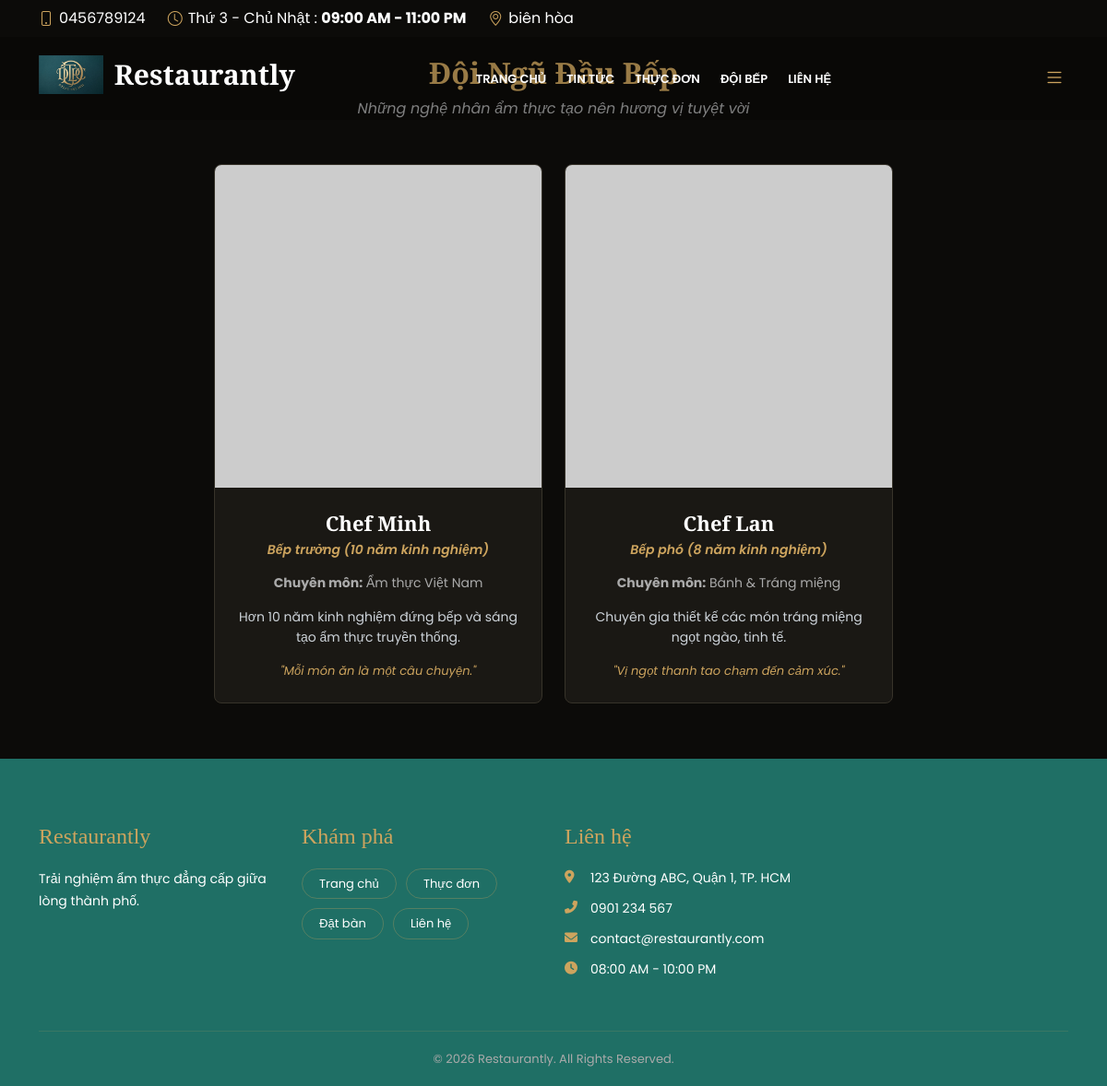
Before: /views/client/chefs.php with the older database file.
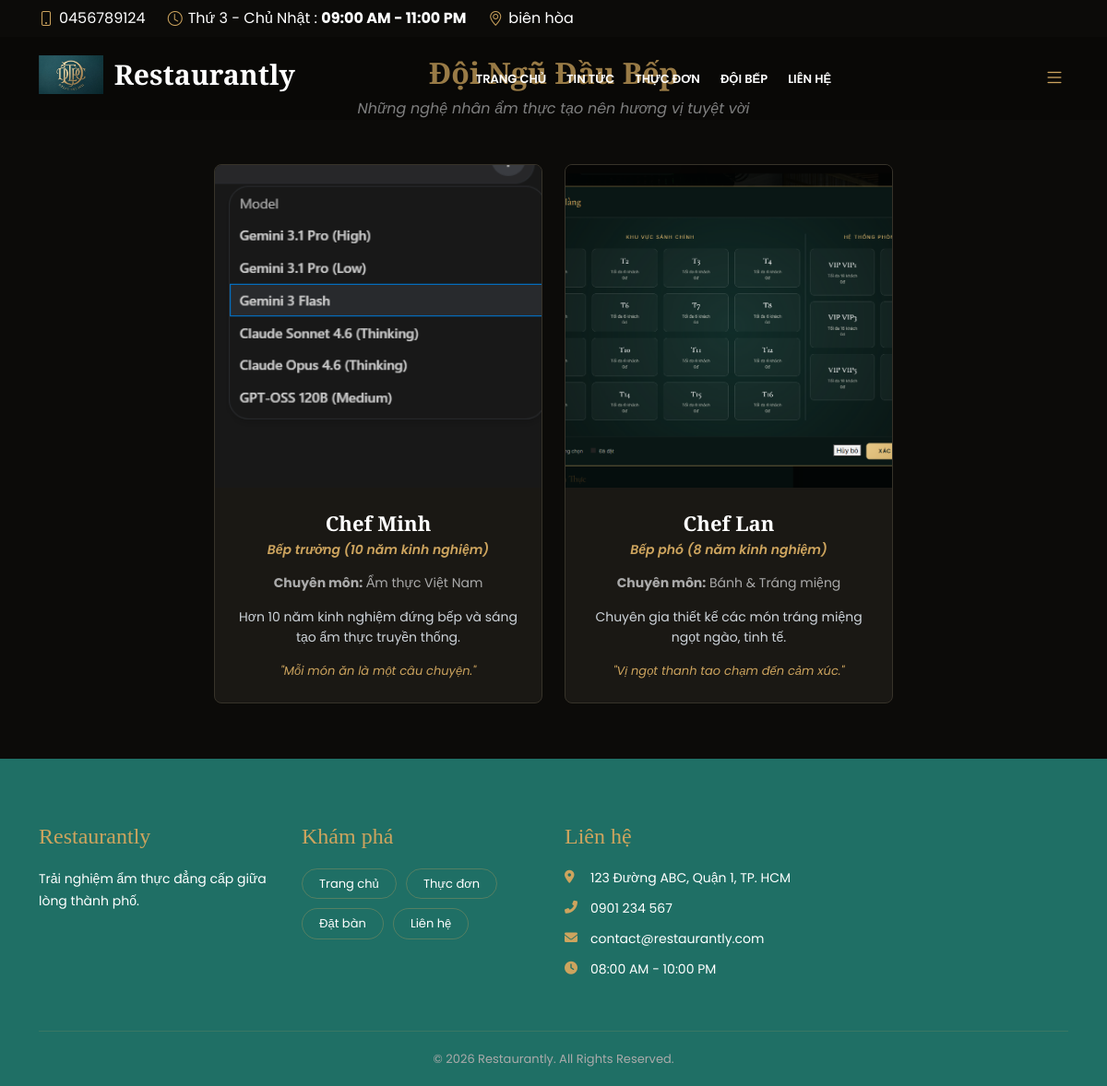
After: the same page with the newer database file.
### tables this page shows
CREATE TABLE `chefs` (
  `id` int(11) NOT NULL,
  `name` varchar(100) DEFAULT NULL,
  `position` varchar(100) DEFAULT NULL,
  `image` varchar(255) DEFAULT NULL,
  `experience` int(11) DEFAULT 0,
  `specialty` varchar(255) DEFAULT NULL,
  `description` text DEFAULT NULL,
  `quote` varchar(255) DEFAULT NULL,
  `facebook` varchar(255) DEFAULT NULL,
  `instagram` varchar(255) DEFAULT NULL,
  `email` varchar(100) DEFAULT NULL,
  `is_active` tinyint(1) NOT NULL DEFAULT 1,
  `is_featured` tinyint(1) NOT NULL DEFAULT 0,
  `sort_order` int(11) DEFAULT 0
);

### views/client/chefs.php (the view, shortened to what this page needs)
<?php
$database = new Database();
$db = $database->getConnection();
$query = "SELECT * FROM chefs
          WHERE is_active = 1
          ORDER BY sort_order ASC, id DESC";
$stmt = $db->prepare($query);
$stmt->execute();
$chefs = $stmt->fetchAll(PDO::FETCH_ASSOC);
include __DIR__ . '/layouts/header.php';
?>
<section class="chefs-page-bg">
    <div class="container">
        <div class="section-title text-center mb-5">
            <h2>Đội Ngũ Đầu Bếp</h2>
            <p>Những nghệ nhân ẩm thực tạo nên hương vị tuyệt vời</p>
        </div>
        <?php if(count($chefs) > 0): ?>
            <div class="row g-4 justify-content-center">
                <?php foreach($chefs as $chef): ?>
                    <div class="col-lg-4 col-md-6">
                        <div class="chef-card-custom">
                            <div class="chef-img-wrapper">
                                <?php
                                $image = !empty($chef['image'])
                                    ? '/restaurant-project/public/assets/img/chefs/' . $chef['image']
                                    : 'https://via.placeholder.com/400x400?text=No+Image';
                                ?>
                                <img src="<?= htmlspecialchars($image) ?>" alt="<?= htmlspecialchars($chef['name']) ?>" onerror="this.src='https://via.placeholder.com/400x400?text=No+Image'">
                            </div>
                            <div class="chef-info">
                                <h4><?= htmlspecialchars($chef['name']) ?></h4>
                                <span class="position"><?= htmlspecialchars($chef['position']) ?> <?= !empty($chef['experience']) ? "({$chef['experience']} năm kinh nghiệm)" : "" ?></span>
                                <?php if(!empty($chef['specialty'])): ?>
                                    <p class="specialty"><strong>Chuyên môn:</strong> <?= htmlspecialchars($chef['specialty']) ?></p>
                                <?php endif; ?>
                                <?php if(!empty($chef['description'])): ?>
                                    <p class="desc"><?= htmlspecialchars($chef['description']) ?></p>
                                <?php endif; ?>
                                <?php if(!empty($chef['quote'])): ?>
                                    <div class="quote">"<?= htmlspecialchars($chef['quote']) ?>"</div>
                                <?php endif; ?>
                            </div>
                        </div>
                    </div>
                <?php endforeach; ?>
            </div>
        <?php endif; ?>
    </div>
</section>
<?php include __DIR__ . '/layouts/footer.php'; ?>

Changed rows visible on the page:
changed chefs "Chef Minh": image: picture added in place of a placeholder
changed chefs "Chef Lan": image: picture added in place of a placeholder
